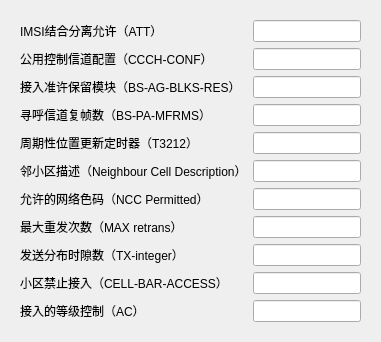
             <widget class="QWidget" name="tab_controlPara">
              <attribute name="title">
               <string>控制参数</string>
              </attribute>
              <layout class="QGridLayout" name="gridLayout_5">
               <property name="leftMargin">
                <number>20</number>
               </property>
               <property name="topMargin">
                <number>20</number>
               </property>
               <property name="rightMargin">
                <number>20</number>
               </property>
               <property name="bottomMargin">
                <number>20</number>
               </property>
               <item row="0" column="0">
                <widget class="QLabel" name="label_18">
                 <property name="text">
                  <string>IMSI结合分离允许（ATT）</string>
                 </property>
                </widget>
               </item>
               <item row="0" column="1">
                <widget class="QLineEdit" name="lineEdit_ATT"/>
               </item>
               <item row="1" column="0">
                <widget class="QLabel" name="label_19">
                 <property name="text">
                  <string>公用控制信道配置（CCCH-CONF）</string>
                 </property>
                </widget>
               </item>
               <item row="1" column="1">
                <widget class="QLineEdit" name="lineEdit_CCCH_CONF"/>
               </item>
               <item row="2" column="0">
                <widget class="QLabel" name="label_20">
                 <property name="text">
                  <string>接入准许保留模块（BS-AG-BLKS-RES）</string>
                 </property>
                </widget>
               </item>
               <item row="2" column="1">
                <widget class="QLineEdit" name="lineEdit_BS_AG_BLKS_RES"/>
               </item>
               <item row="3" column="0">
                <widget class="QLabel" name="label_21">
                 <property name="text">
                  <string>寻呼信道复帧数（BS-PA-MFRMS）</string>
                 </property>
                </widget>
               </item>
               <item row="3" column="1">
                <widget class="QLineEdit" name="lineEdit_BS_PA_MFTMS"/>
               </item>
               <item row="4" column="0">
                <widget class="QLabel" name="label_22">
                 <property name="text">
                  <string>周期性位置更新定时器（T3212）</string>
                 </property>
                </widget>
               </item>
               <item row="4" column="1">
                <widget class="QLineEdit" name="lineEdit_T3212"/>
               </item>
               <item row="5" column="0">
                <widget class="QLabel" name="label_23">
                 <property name="text">
                  <string>邻小区描述（Neighbour Cell Description）</string>
                 </property>
                </widget>
               </item>
               <item row="5" column="1">
                <widget class="QLineEdit" name="lineEdit_NeighbourCellDes"/>
               </item>
               <item row="6" column="0">
                <widget class="QLabel" name="label_24">
                 <property name="text">
                  <string>允许的网络色码（NCC Permitted）</string>
                 </property>
                </widget>
               </item>
               <item row="6" column="1">
                <widget class="QLineEdit" name="lineEdit_NCC_Permitted"/>
               </item>
               <item row="7" column="0">
                <widget class="QLabel" name="label_25">
                 <property name="text">
                  <string>最大重发次数（MAX retrans）</string>
                 </property>
                </widget>
               </item>
               <item row="7" column="1">
                <widget class="QLineEdit" name="lineEdit_MaxRetrans"/>
               </item>
               <item row="8" column="0">
                <widget class="QLabel" name="label_26">
                 <property name="text">
                  <string>发送分布时隙数（TX-integer）</string>
                 </property>
                </widget>
               </item>
               <item row="8" column="1">
                <widget class="QLineEdit" name="lineEdit_TX_integer"/>
               </item>
               <item row="9" column="0">
                <widget class="QLabel" name="label_27">
                 <property name="text">
                  <string>小区禁止接入（CELL-BAR-ACCESS）</string>
                 </property>
                </widget>
               </item>
               <item row="9" column="1">
                <widget class="QLineEdit" name="lineEdit_CELL_BAR_ACCESS"/>
               </item>
               <item row="10" column="0">
                <widget class="QLabel" name="label_28">
                 <property name="text">
                  <string>接入的等级控制（AC）</string>
                 </property>
                </widget>
               </item>
               <item row="10" column="1">
                <widget class="QLineEdit" name="lineEdit_AC"/>
               </item>
              </layout>
             </widget>
